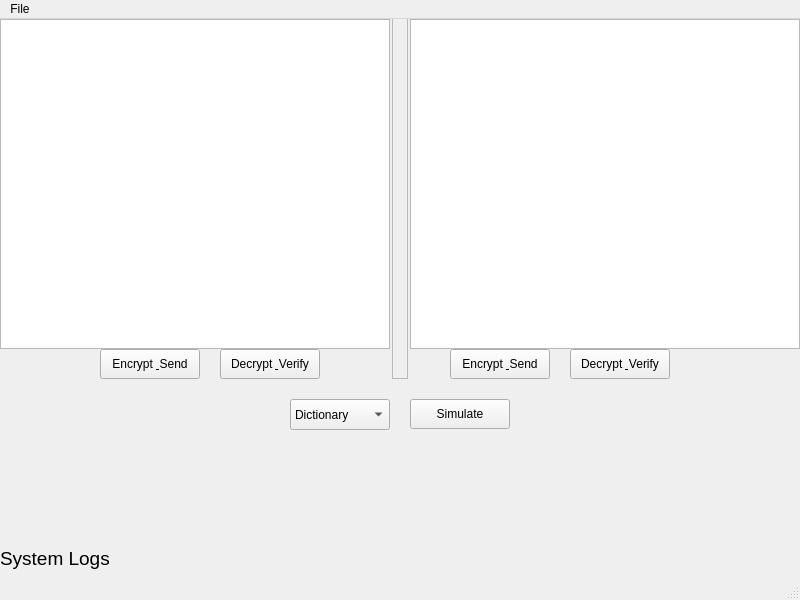
<?xml version="1.0" encoding="UTF-8"?>
<ui version="4.0">
 <class>MainWindow</class>
 <widget class="QMainWindow" name="MainWindow">
  <property name="geometry">
   <rect>
    <x>0</x>
    <y>0</y>
    <width>800</width>
    <height>600</height>
   </rect>
  </property>
  <property name="windowTitle">
   <string>MainWindow</string>
  </property>
  <widget class="QWidget" name="centralwidget">
   <widget class="QPushButton" name="button_A_ES">
    <property name="geometry">
     <rect>
      <x>100</x>
      <y>330</y>
      <width>100</width>
      <height>30</height>
     </rect>
    </property>
    <property name="sizePolicy">
     <sizepolicy hsizetype="Minimum" vsizetype="Fixed">
      <horstretch>0</horstretch>
      <verstretch>0</verstretch>
     </sizepolicy>
    </property>
    <property name="text">
     <string>Encrypt &amp; Send</string>
    </property>
   </widget>
   <widget class="QPushButton" name="button_A_DV">
    <property name="geometry">
     <rect>
      <x>220</x>
      <y>330</y>
      <width>100</width>
      <height>30</height>
     </rect>
    </property>
    <property name="sizePolicy">
     <sizepolicy hsizetype="Minimum" vsizetype="Fixed">
      <horstretch>0</horstretch>
      <verstretch>0</verstretch>
     </sizepolicy>
    </property>
    <property name="text">
     <string>Decrypt &amp; Verify</string>
    </property>
   </widget>
   <widget class="QPushButton" name="button_B_DV">
    <property name="geometry">
     <rect>
      <x>570</x>
      <y>330</y>
      <width>100</width>
      <height>30</height>
     </rect>
    </property>
    <property name="sizePolicy">
     <sizepolicy hsizetype="Minimum" vsizetype="Fixed">
      <horstretch>0</horstretch>
      <verstretch>0</verstretch>
     </sizepolicy>
    </property>
    <property name="text">
     <string>Decrypt &amp; Verify</string>
    </property>
   </widget>
   <widget class="QPushButton" name="button_B_ES">
    <property name="geometry">
     <rect>
      <x>450</x>
      <y>330</y>
      <width>100</width>
      <height>30</height>
     </rect>
    </property>
    <property name="sizePolicy">
     <sizepolicy hsizetype="Minimum" vsizetype="Fixed">
      <horstretch>0</horstretch>
      <verstretch>0</verstretch>
     </sizepolicy>
    </property>
    <property name="text">
     <string>Encrypt &amp; Send</string>
    </property>
   </widget>
   <widget class="QFrame" name="frame">
    <property name="geometry">
     <rect>
      <x>392</x>
      <y>-1</y>
      <width>16</width>
      <height>361</height>
     </rect>
    </property>
    <property name="frameShape">
     <enum>QFrame::StyledPanel</enum>
    </property>
    <property name="frameShadow">
     <enum>QFrame::Raised</enum>
    </property>
   </widget>
   <widget class="QLabel" name="log_panel">
    <property name="geometry">
     <rect>
      <x>0</x>
      <y>410</y>
      <width>801</width>
      <height>141</height>
     </rect>
    </property>
    <property name="font">
     <font>
      <pointsize>14</pointsize>
     </font>
    </property>
    <property name="text">
     <string>System Logs</string>
    </property>
    <property name="alignment">
     <set>Qt::AlignBottom|Qt::AlignLeading|Qt::AlignLeft</set>
    </property>
   </widget>
   <widget class="QPushButton" name="button_attack">
    <property name="geometry">
     <rect>
      <x>410</x>
      <y>380</y>
      <width>100</width>
      <height>30</height>
     </rect>
    </property>
    <property name="sizePolicy">
     <sizepolicy hsizetype="Minimum" vsizetype="Fixed">
      <horstretch>0</horstretch>
      <verstretch>0</verstretch>
     </sizepolicy>
    </property>
    <property name="text">
     <string>Simulate</string>
    </property>
   </widget>
   <widget class="QComboBox" name="attack_type">
    <property name="geometry">
     <rect>
      <x>290</x>
      <y>380</y>
      <width>100</width>
      <height>31</height>
     </rect>
    </property>
    <item>
     <property name="text">
      <string>Dictionary</string>
     </property>
    </item>
    <item>
     <property name="text">
      <string>Message Injection</string>
     </property>
    </item>
    <item>
     <property name="text">
      <string>Session Hijack</string>
     </property>
    </item>
    <item>
     <property name="text">
      <string>Flooding Messages</string>
     </property>
    </item>
   </widget>
   <widget class="QTextEdit" name="text_A">
    <property name="geometry">
     <rect>
      <x>0</x>
      <y>0</y>
      <width>390</width>
      <height>330</height>
     </rect>
    </property>
   </widget>
   <widget class="QTextEdit" name="text_B">
    <property name="geometry">
     <rect>
      <x>410</x>
      <y>0</y>
      <width>390</width>
      <height>330</height>
     </rect>
    </property>
   </widget>
   <zorder>text_B</zorder>
   <zorder>text_A</zorder>
   <zorder>button_A_ES</zorder>
   <zorder>button_A_DV</zorder>
   <zorder>button_B_DV</zorder>
   <zorder>button_B_ES</zorder>
   <zorder>frame</zorder>
   <zorder>log_panel</zorder>
   <zorder>button_attack</zorder>
   <zorder>attack_type</zorder>
  </widget>
  <widget class="QMenuBar" name="menubar">
   <property name="geometry">
    <rect>
     <x>0</x>
     <y>0</y>
     <width>800</width>
     <height>24</height>
    </rect>
   </property>
   <widget class="QMenu" name="menuFile">
    <property name="title">
     <string>File</string>
    </property>
    <addaction name="actionPrint_Logs"/>
   </widget>
   <addaction name="menuFile"/>
  </widget>
  <widget class="QStatusBar" name="statusbar"/>
  <action name="actionSave">
   <property name="text">
    <string>Save</string>
   </property>
   <property name="statusTip">
    <string> Save file</string>
   </property>
   <property name="shortcut">
    <string>Ctrl+S</string>
   </property>
  </action>
  <action name="actionexport">
   <property name="text">
    <string>export</string>
   </property>
   <property name="statusTip">
    <string>Export current file</string>
   </property>
   <property name="shortcut">
    <string>Ctrl+X</string>
   </property>
  </action>
  <action name="actionPrint_Logs">
   <property name="text">
    <string>Print Logs</string>
   </property>
  </action>
 </widget>
 <resources/>
 <connections/>
</ui>
